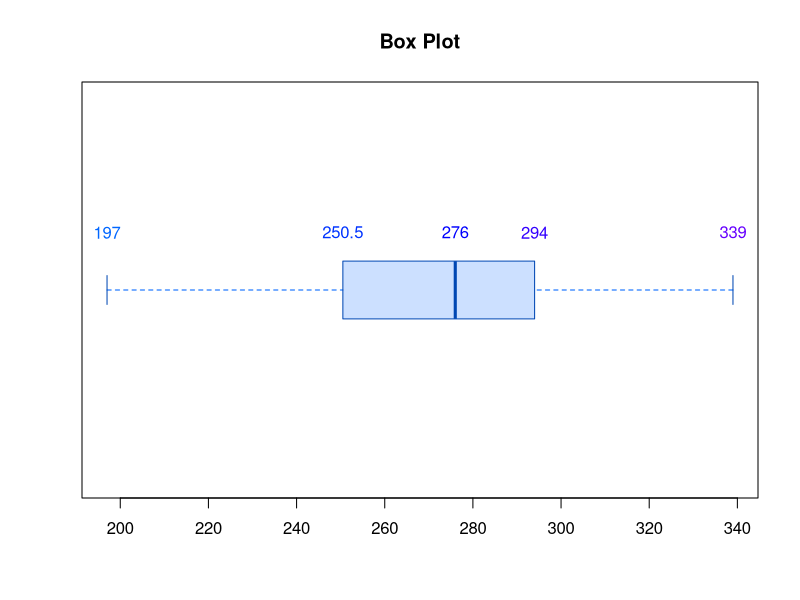

The R script that drew this image:


# Loading the data
data<- c(197, 199, 234, 267, 269, 276, 281, 289, 299, 301, 339)

#??rainbow()--- Colors

c1 <- rainbow(10, start = 0.6)
c2 <- rainbow(10, alpha=0.2, start = 0.6)
c3 <- rainbow(10, v=0.7, start = 0.6)

#Opening the jpg file in the directory
#jpeg(filename = "boxplot.jpg")
boxplot(x= data, boxwex = 0.3, main= "Box Plot", horizontal= TRUE,outline = TRUE,
        col=c2,medcol=c3, whiskcol=c1, staplecol=c3, boxcol=c3, outcol=c3, pch=23, cex=2,
        notch= FALSE, varwidth = FALSE)

# data Labeling
text(x=fivenum(data), labels =fivenum(data),y=1.15, col = c1)

# Closing the file
dev.off()
